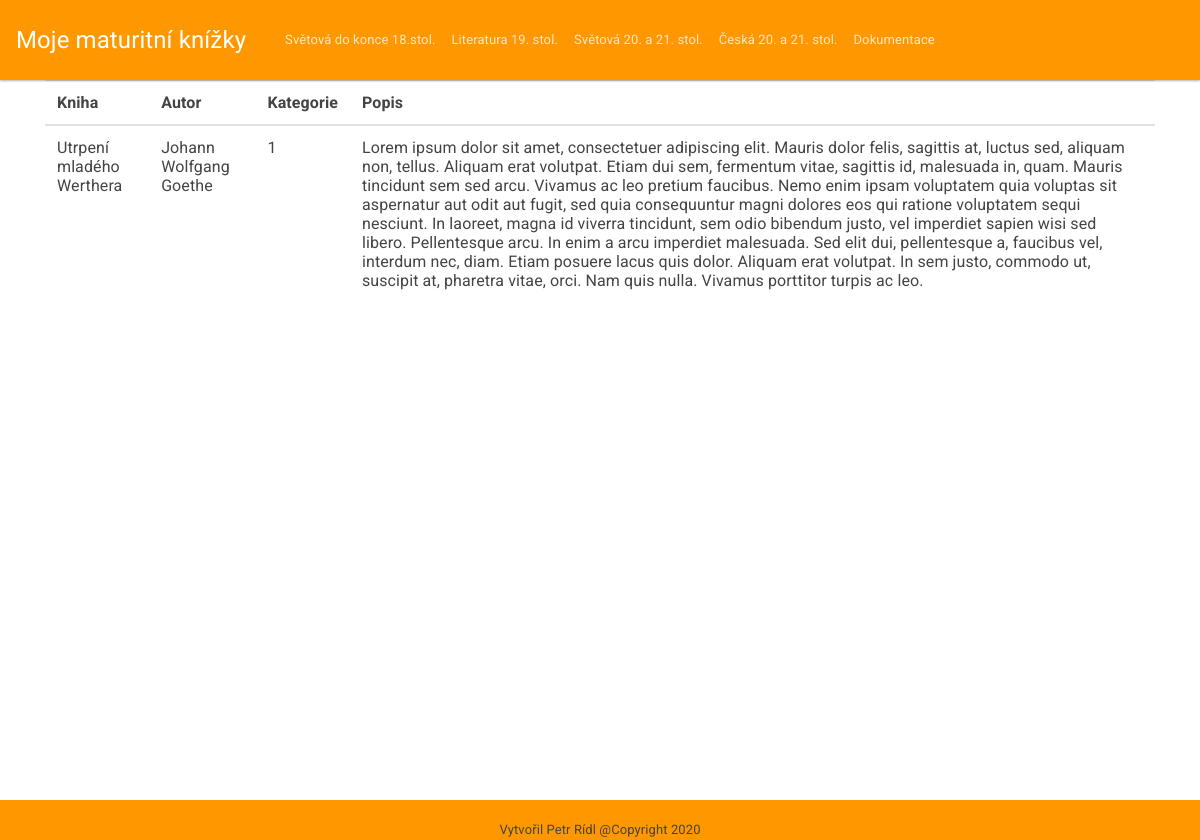
Page /index.php/vedlejsi_controller/funkce4 on the committed database.
### tables this page shows
CREATE TABLE `menu` (
  `nazev` varchar(45) NOT NULL,
  `id_menu` int(11) NOT NULL,
  `polozka_menu` varchar(45) NOT NULL
);

CREATE TABLE `knihy` (
  `idknihy` int(11) NOT NULL,
  `nazev_knihy` varchar(45) NOT NULL,
  `autor` varchar(45) NOT NULL,
  `anotace` text NOT NULL,
  `kategorie_id_kategorie` int(11) NOT NULL
);

### application/controllers/vedlejsi_controller.php (called while the page is built, shortened)
<?php
        class vedlejsi_controller extends CI_Controller {
            public function funkce4()
            {
                $data['polozky'] = $this->hlavni_model->nacteni_menu();
                $data['info'] = $this->hlavni_model->kniha(4);
                $this->load->view('layout/header', $data);
                $this->load->view('content/vedlejsi_view', $data);
                $this->load->view('layout/footer');
            }
        }
?>

### index.php (called while the page is built, shortened)
<?php
require_once BASEPATH.'core/CodeIgniter.php';

### application/models/hlavni_model.php (called while the page is built, shortened)
<?php
        class hlavni_model extends CI_Model{
            public function nacteni_menu()
            {
                $this->db->select('*');
                $this->db->from('menu');
                $this->db->order_by('id_menu');
                $query = $this->db->get();
                return $query->result();
            }
            public function kniha($kniha)
            {
                $this->db->select('*');
                $this->db->from('knihy');
                $this->db->where('idknihy = '. $kniha);
                $query = $this->db->get();
                return $query->result();
            }
        }
 ?>

### application/views/content/vedlejsi_view.php (the view)
<div class="container obsah">
  <table class="table">
  <?php foreach($info as $i): ?>
  <thead>
    <tr>
      <th scope="col">Kniha</th>
      <th scope="col">Autor</th>
      <th scope="col">Kategorie</th>
      <th scope="col">Popis</th>
    </tr>
  </thead>
  <tbody>
      <tr>
            <td>
                <?php echo $i->nazev_knihy;?>
            </td>
            <td>
                <?php echo $i->autor; ?>
            </td>
            <td>
                <?php echo $i->kategorie_id_kategorie; ?>
            </td>
            <td>
                <?php echo $i->anotace; ?>
            </td>
    </tr>
  <?php endforeach; ?>
  </tbody>
</table>
</div>

### application/views/layout/header.php (shortened to what this page needs)
<html>
    <head>
        <link href="<?php echo base_url()?>assets/vlastni_soubory/bootstrap.min.css" rel="stylesheet" type="text/css">
        <link href="<?php echo base_url()?>assets/vlastni_soubory/ramecek.css" rel="stylesheet" type="text/css">
    </head>
    <body>
        <nav class="navbar navbar-expand-sm navbar-dark bg-warning">
            <a class="navbar-brand" href="<?php base_url()?>hlavni">Moje maturitní knížky</a>
            <div class="container">
            <div class="collapse navbar-collapse" id="collapsibleNavId">
                <ul class="navbar-nav mr-auto mt-2 mt-lg-0">
                   <?php foreach($polozky as $p): ?>
                   <li class="nav-item">
                        <a class="nav-link" href="<?php echo base_url()?><?= $p->nazev?>"><?= $p->polozka_menu ?><span class="sr-only">(current)</span></a>
                   </li>
                   <?php endforeach; ?>
                   <li class="nav-item">
                        <a target="_blank" class="nav-link" href="<?php echo base_url()?>/assets/vlastni_soubory/dokumentace/dokumentace.pdf">Dokumentace</a>
                    </li>
                </ul>
                </div>
            </div>
        </nav>

### assets/vlastni_soubory/ramecek.css (style rules this page uses)
.obsah { float: center; width: 100%; height: 90%; }

### rows in the picture
menu: polozka_menu "Světová do konce 18.stol."
menu: polozka_menu "Literatura 19. stol."
menu: polozka_menu "Světová 20. a 21. stol."
menu: polozka_menu "Česká 20. a 21. stol."
knihy: nazev_knihy "Utrpení mladého Werthera", autor "Johann Wolfgang Goethe", kategorie_id_kategorie "1", anotace "Lorem ipsum dolor sit amet, consectetuer adipiscing elit. Mauris dolor felis, sagittis at, luctus sed, aliquam non, tellus. Aliquam erat volutpat. Etiam dui sem, fermentum vitae, sagittis id, malesuada in, quam. Mauris tincidunt sem sed arcu. Vivamus ac leo pretium faucibus. Nemo enim ipsam voluptatem quia voluptas sit aspernatur aut odit aut fugit, sed quia consequuntur magni dolores eos qui ratione voluptatem sequi nesciunt. In laoreet, magna id viverra tincidunt, sem odio bibendum justo, vel imperdiet sapien wisi sed libero. Pellentesque arcu. In enim a arcu imperdiet malesuada. Sed elit dui, pellentesque a, faucibus vel, interdum nec, diam. Etiam posuere lacus quis dolor. Aliquam erat…"
